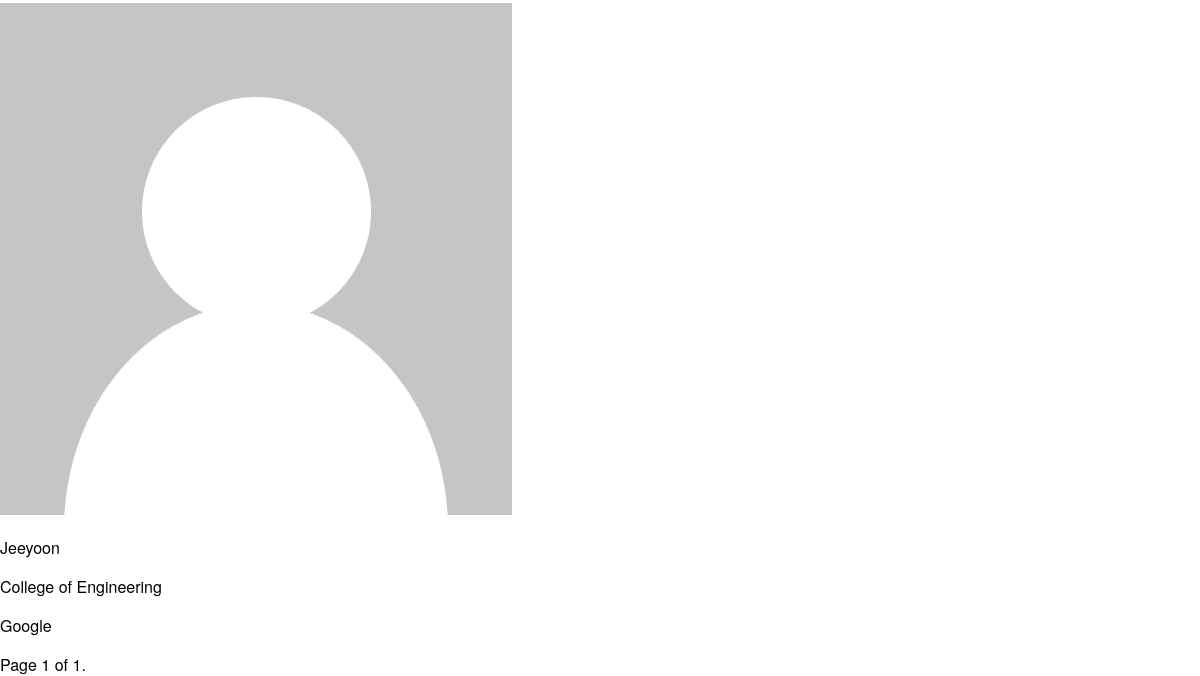
Before: /searches/result/ (signed in, lower part) with the older database file.
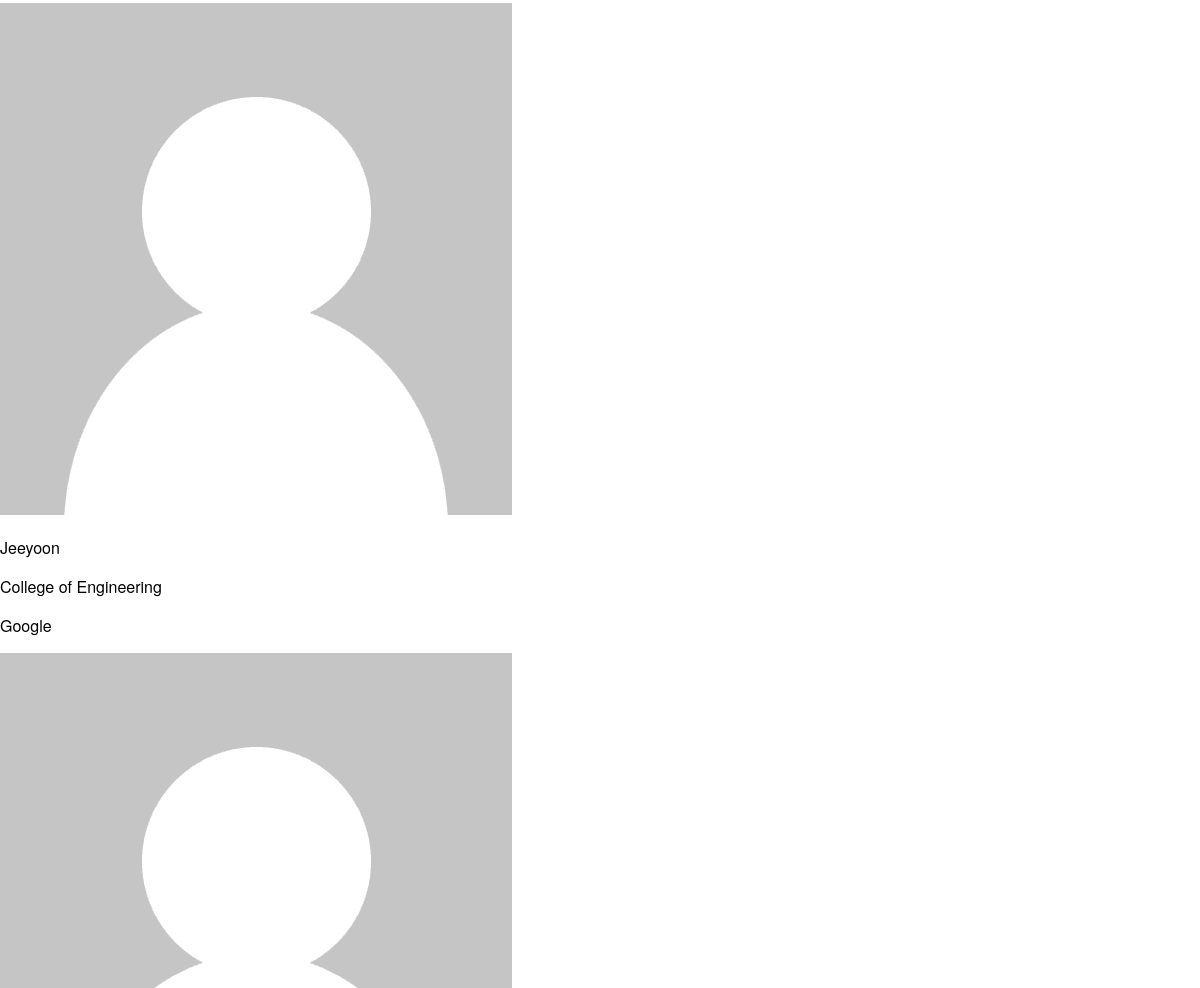
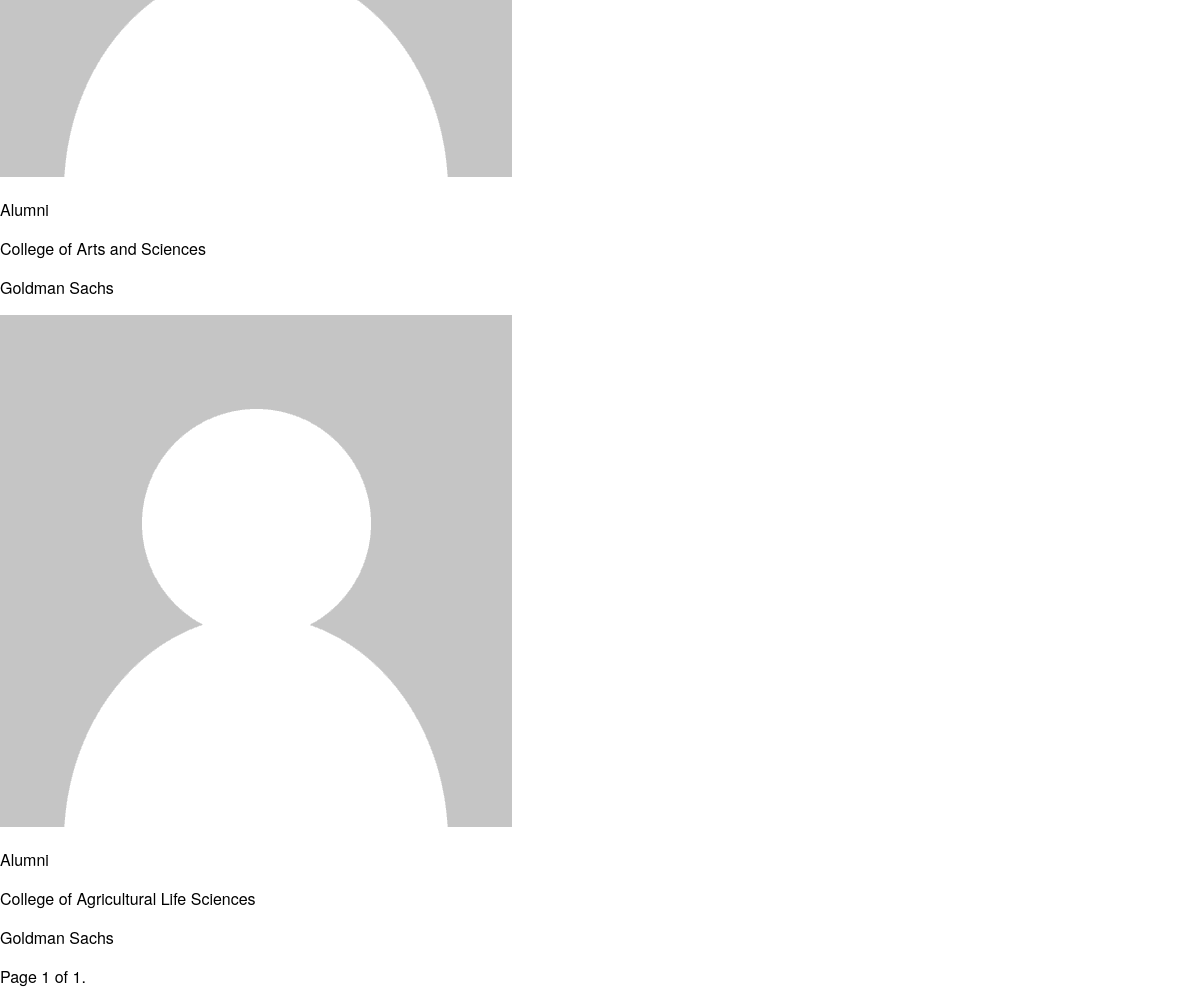
After: the same page with the newer database file (2 pictures, top to bottom).
### searches/models.py (models this page shows, shortened)
class Alumni(models.Model):
    first_name = models.CharField(max_length=100)
    last_name = models.CharField(default='null', max_length=100)
    photo = models.ImageField(upload_to='uploads/', null=True)
    college = models.ForeignKey(College, on_delete=models.CASCADE, null=True)
    graduation_date = models.IntegerField()
    industry = models.ForeignKey(Industry, on_delete=models.CASCADE, null=True)
    current_employer = models.ForeignKey(
        Employer, related_name='current_employer', on_delete=models.CASCADE, null=True)
    past_employer = models.ManyToManyField(Employer)
    email = models.EmailField(max_length=200, null=True)

class College(models.Model):
    name = models.CharField(max_length=100)
    def __str__(self):
        return self.name

class Employer(models.Model):
    name = models.CharField(max_length=100)

### searches/views.py (the view, shortened to what this page needs)
# urls.py: path('result/', views.alumnilist, name='search'),
@login_required
def alumnilist(request):
    alumni_list = Alumni.objects.all()
    college_list = College.objects.all()
    industry_list = Industry.objects.all()
    employer_list = Employer.objects.all()
    static_alumni_list = Alumni.objects.all()
    query = request.GET.get("q")
    alist = list(alumni_list)
    paginator = Paginator(alist, 8)
    page_number = request.GET.get('page')
    page_obj = paginator.get_page(page_number)
    page_obj_divided = partition(page_obj, 4)
    return render(request, 'search.html', {'page_obj_divided': page_obj_divided, 'page_obj': page_obj})

### searches/functions.py (called while the page is built)
@register.filter
def partition(thelist, n):
    p = len(thelist) // 4
    if p == 0:
        list_parse = [thelist[0:len(thelist)]]
        return list_parse
    else:
        list_parse = [thelist[n*(i-1):n*i] for i in range(1, p+2)]
        return list_parse

### templates/search.html (shortened to what this page needs)
{% extends "base_generic.html" %}
{% block content %}
{% load static %}
{% for obj in page_obj %}
    <div id="content-holder">
      <img src="{{ obj.photo.url}}" alt="main illustration"/>
      <div id="content-holder-text">
        <p>{{ obj.first_name }}</p>
        <p>{{ obj.college }}</p>
        <p>{{ obj.current_employer.name }}</p>
      </div>
    </div>
{% endfor %}
<div class="pagination">
    <span class="step-links">
        <span class="current">
            Page {{ page_obj.number }} of {{ page_obj.paginator.num_pages }}.
        </span>
    </span>
</div>
{% endblock %}

Changed rows visible on the page:
added Alumni: photo (picture), first_name "Alumni", college "College of Arts and Sciences", current_employer.name "Goldman Sachs"
added Alumni: photo (picture), first_name "Alumni", college "College of Agricultural Life Sciences", current_employer.name "Goldman Sachs"
